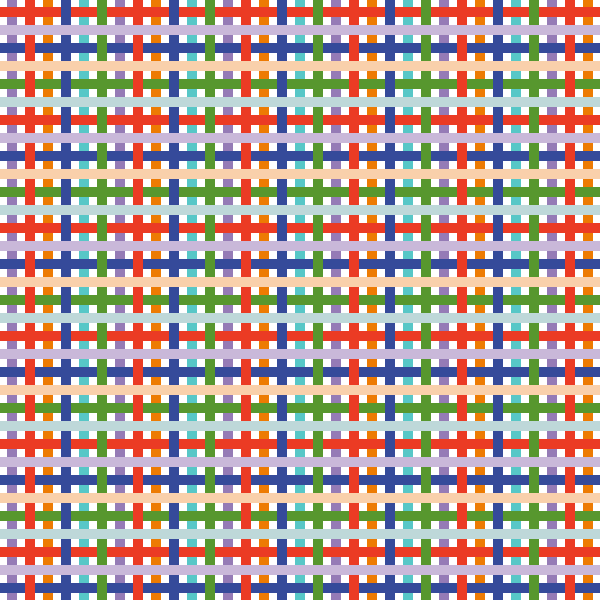
Frame 1 (no input)
Frame 60 (the mouse pressed at the canvas centre just before this capture): identical to frame 1, image omitted
Frame 120 (the mouse held since frame 60 and released just before this capture): identical to frame 1, image omitted

The Processing sketch that drew this single still picture (run headless with seeded random() and noise(); from frame 60 on, the mouse is pressed at the canvas centre):

// Processing sketch: Lijnen
// ── Lijnen.pde
void setup()
{
  size(600, 600);
  noStroke(); 
}

void draw()
{
  // Variabelen aanmaken, hiermee kan het hele figuur veranderd worden qua kleuren en afmetingen.
  int balkDikte = 10;
  int balkTussenRuimte = 108;
  int balkTussenRuimte2 = 36;
  int[] rood = {149,237,87,235,53,87,201,249,190};
  int[] groen = {123,123,199,59,74,151,184,208,216};
  int[] blauw = {182,3,199,36,154,46,217,171,217};
  int[] afstand = {7,25};
  int i = 0;
  
  background(255);
  
  // De eerste reeks verticale lijnen
  for(; i < 3; i++)
  {
    fill(rood[i], groen[i], blauw[i]);
    for(int j = 0; j < 6; j++)
    {
      rect((j*balkTussenRuimte)+(i*balkTussenRuimte2)+afstand[0], 0, balkDikte, displayHeight);
    }
  }
  // De eerste reeks horizontale lijnen
  for(; i < 6; i++)
  {
    fill(rood[i], groen[i], blauw[i]);
    for(int j = 0; j < 6; j++)
    {
      rect(0, (j*balkTussenRuimte)+((i-3)*balkTussenRuimte2)+afstand[0], displayWidth, balkDikte);
    }
  }
  // De tweede reeks verticale lijnen
  for(; i < 9; i++)
  {
    fill(rood[(i-3)], groen[(i-3)], blauw[(i-3)]);
    for(int j = 0; j < 6; j++)
    {
      rect((j*balkTussenRuimte)+((i-6)*balkTussenRuimte2)+afstand[1], 0, balkDikte, displayHeight);
    }
  }
  // De tweede reeks horizontale lijnen
  for(; i < 12; i++)
  {
    fill(rood[(i-3)], groen[(i-3)], blauw[(i-3)]);
    for(int j = 0; j < 7; j++)
    {
      rect(0, (j*balkTussenRuimte)+((i-12)*balkTussenRuimte2)+afstand[1], displayWidth, balkDikte);
    }
  }
}
